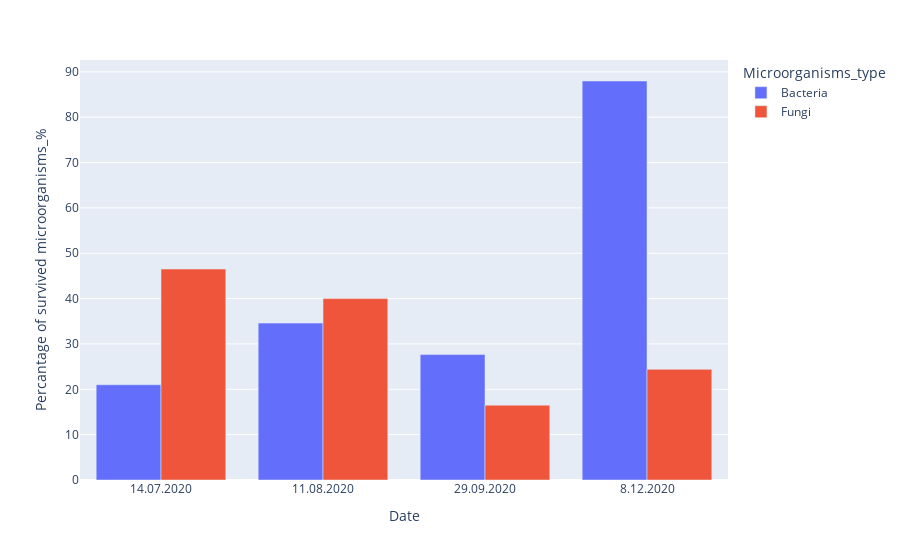

Notebook source saved alongside this figure:
### Code cell
fig = px.bar(df2, x = 'Date', y = "Percantage of survived microorganisms_%", color= 'Microorganisms_type',barmode='group')
fig.update_traces(texttemplate= '', textposition='outside')
fig.update_layout(uniformtext_minsize=8, uniformtext_mode='hide')
fig.show()

### Figure 1 — Plotly figure (JSON) as saved in the notebook; plotly's stock layout.template omitted (floating-point values rounded to 4 significant figures)
{"data": [{"alignmentgroup": "True", "hovertemplate": "Microorganisms_type=Bacteria<br>Date=%{x}<br>Percantage of survived microorganisms_%=%{y}<extra></extra>", "legendgroup": "Bacteria", "marker": {"color": "#636efa", "pattern": {"shape": ""}}, "name": "Bacteria", "offsetgroup": "Bacteria", "orientation": "v", "showlegend": true, "textposition": "outside", "texttemplate": "", "type": "bar", "x": ["14.07.2020", "11.08.2020", "29.09.2020", "8.12.2020"], "xaxis": "x", "y": [21, 34.6, 27.66, 87.99], "yaxis": "y"}, {"alignmentgroup": "True", "hovertemplate": "Microorganisms_type=Fungi<br>Date=%{x}<br>Percantage of survived microorganisms_%=%{y}<extra></extra>", "legendgroup": "Fungi", "marker": {"color": "#EF553B", "pattern": {"shape": ""}}, "name": "Fungi", "offsetgroup": "Fungi", "orientation": "v", "showlegend": true, "textposition": "outside", "texttemplate": "", "type": "bar", "x": ["14.07.2020", "11.08.2020", "29.09.2020", "8.12.2020"], "xaxis": "x", "y": [46.52, 40, 16.5, 24.4], "yaxis": "y"}], "layout": {"barmode": "group", "legend": {"title": {"text": "Microorganisms_type"}, "tracegroupgap": 0}, "margin": {"t": 60}, "uniformtext": {"minsize": 8, "mode": "hide"}, "xaxis": {"anchor": "y", "domain": [0, 1], "title": {"text": "Date"}}, "yaxis": {"anchor": "x", "domain": [0, 1], "title": {"text": "Percantage of survived microorganisms_%"}}}}
